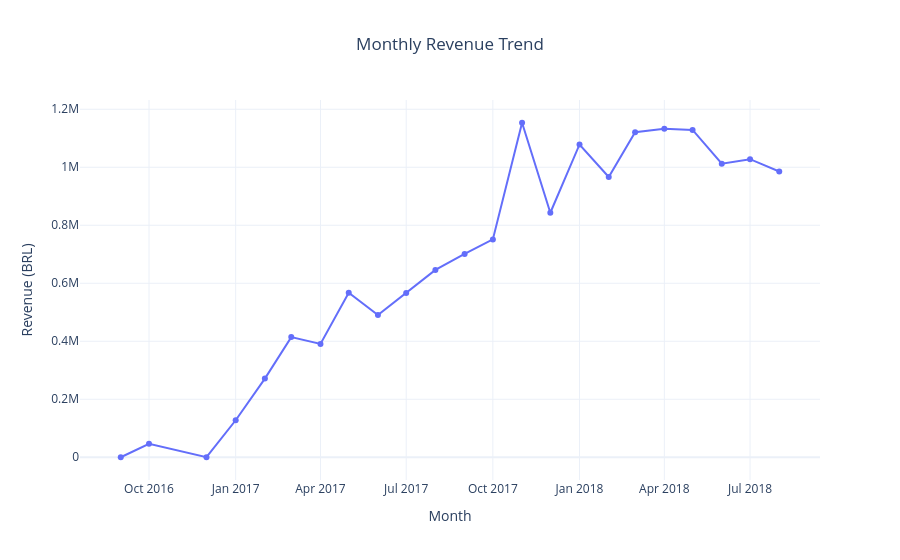

Source (notebook cell):
### Markdown cell above
# Business Insights

Based on the executive KPI analysis, several strategic insights emerge:

- The business is geographically concentrated, with São Paulo, Rio de Janeiro, and Minas Gerais contributing the majority of revenue.
- Customer acquisition has been strongest in southeastern Brazil, suggesting opportunities for expansion into underrepresented regions.
- Credit cards dominate customer payment preferences, making payment infrastructure reliability a key business requirement.
- The marketplace maintains an excellent delivery success rate, reflecting strong operational efficiency.
- Average customer spending remains relatively stable at approximately **R$155** per order.
- The small difference between total customers and total orders indicates an opportunity to improve customer retention and encourage repeat purchases.
- Revenue fluctuates over time, highlighting the importance of understanding seasonal demand and customer purchasing behavior.

### Code cell
# ======================================
# Monthly Revenue Trend
# ======================================

monthly_revenue = (
    master_df
    .groupby(
        master_df["order_purchase_timestamp"].dt.to_period("M")
    )["payment_value"]
    .sum()
    .reset_index()
)

monthly_revenue["order_purchase_timestamp"] = (
    monthly_revenue["order_purchase_timestamp"]
    .astype(str)
)

fig = px.line(
    monthly_revenue,
    x="order_purchase_timestamp",
    y="payment_value",
    markers=True,
    title="Monthly Revenue Trend",
    template="plotly_white"
)

fig.update_layout(
    xaxis_title="Month",
    yaxis_title="Revenue (BRL)",
    title_x=0.5
)

fig.show()

### Figure 1 — Plotly figure (JSON) as saved in the notebook; plotly's stock layout.template omitted (floating-point values rounded to 4 significant figures)
{"data": [{"hovertemplate": "order_purchase_timestamp=%{x}<br>payment_value=%{y}<extra></extra>", "legendgroup": "", "line": {"color": "#636efa", "dash": "solid"}, "marker": {"symbol": "circle"}, "mode": "lines+markers", "name": "", "orientation": "v", "showlegend": false, "type": "scatter", "x": ["2016-09", "2016-10", "2016-12", "2017-01", "2017-02", "2017-03", "2017-04", "2017-05", "2017-06", "2017-07", "2017-08", "2017-09", "2017-10", "2017-11", "2017-12", "2018-01", "2018-02", "2018-03", "2018-04", "2018-05", "2018-06", "2018-07", "2018-08"], "xaxis": "x", "y": [0.0, 46570.0, 19.62, 127500.0, 271300.0, 414400.0, 391000.0, 567100.0, 490200.0, 566400.0, 646000.0, 701200.0, 751100.0, 1154000.0, 843200.0, 1079000.0, 966500.0, 1121000.0, 1133000.0, 1129000.0, 1012000.0, 1028000.0, 985400.0], "yaxis": "y"}], "layout": {"legend": {"tracegroupgap": 0}, "title": {"text": "Monthly Revenue Trend", "x": 0.5}, "xaxis": {"anchor": "y", "domain": [0, 1], "title": {"text": "Month"}}, "yaxis": {"anchor": "x", "domain": [0, 1], "title": {"text": "Revenue (BRL)"}}}}
